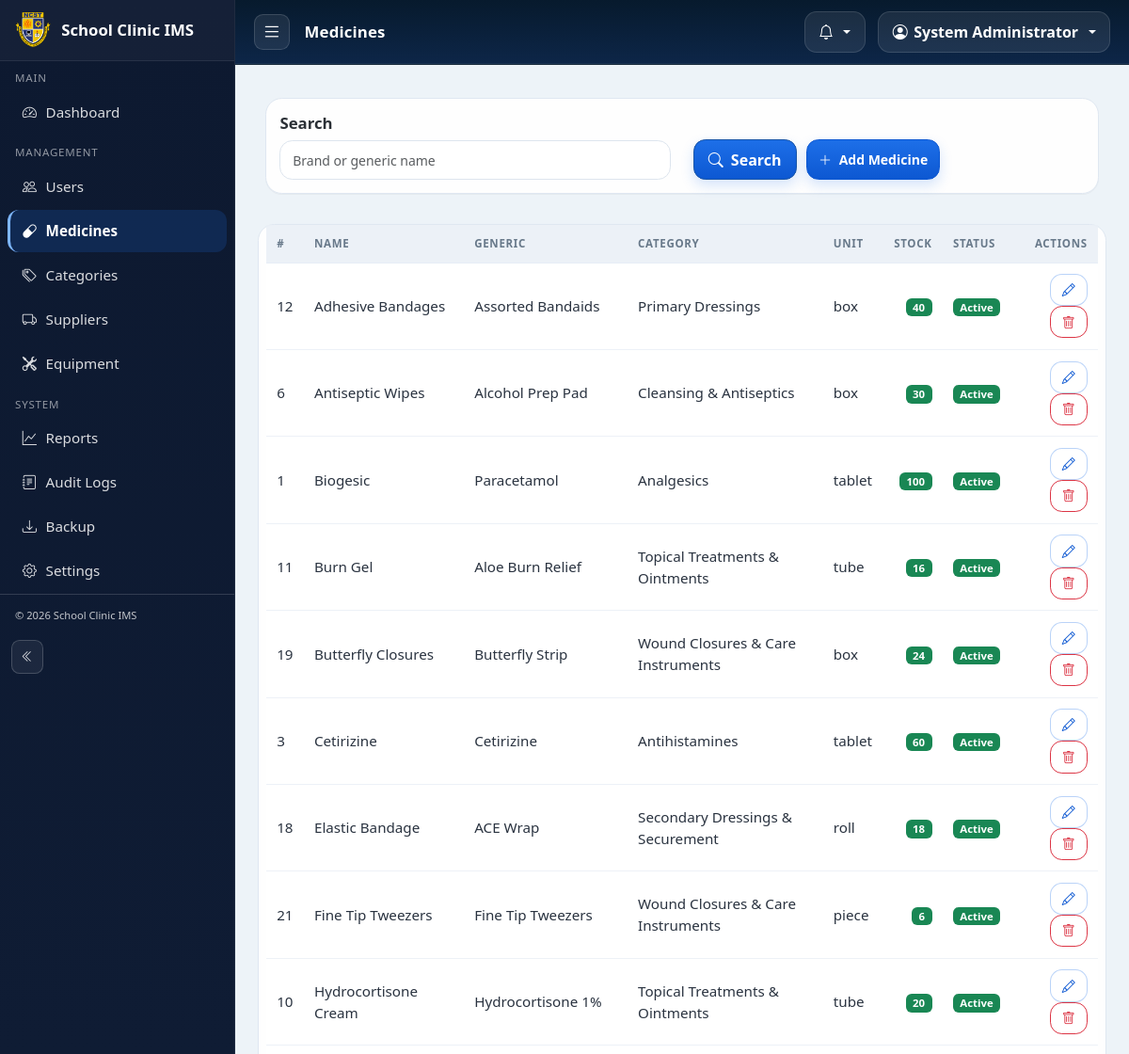
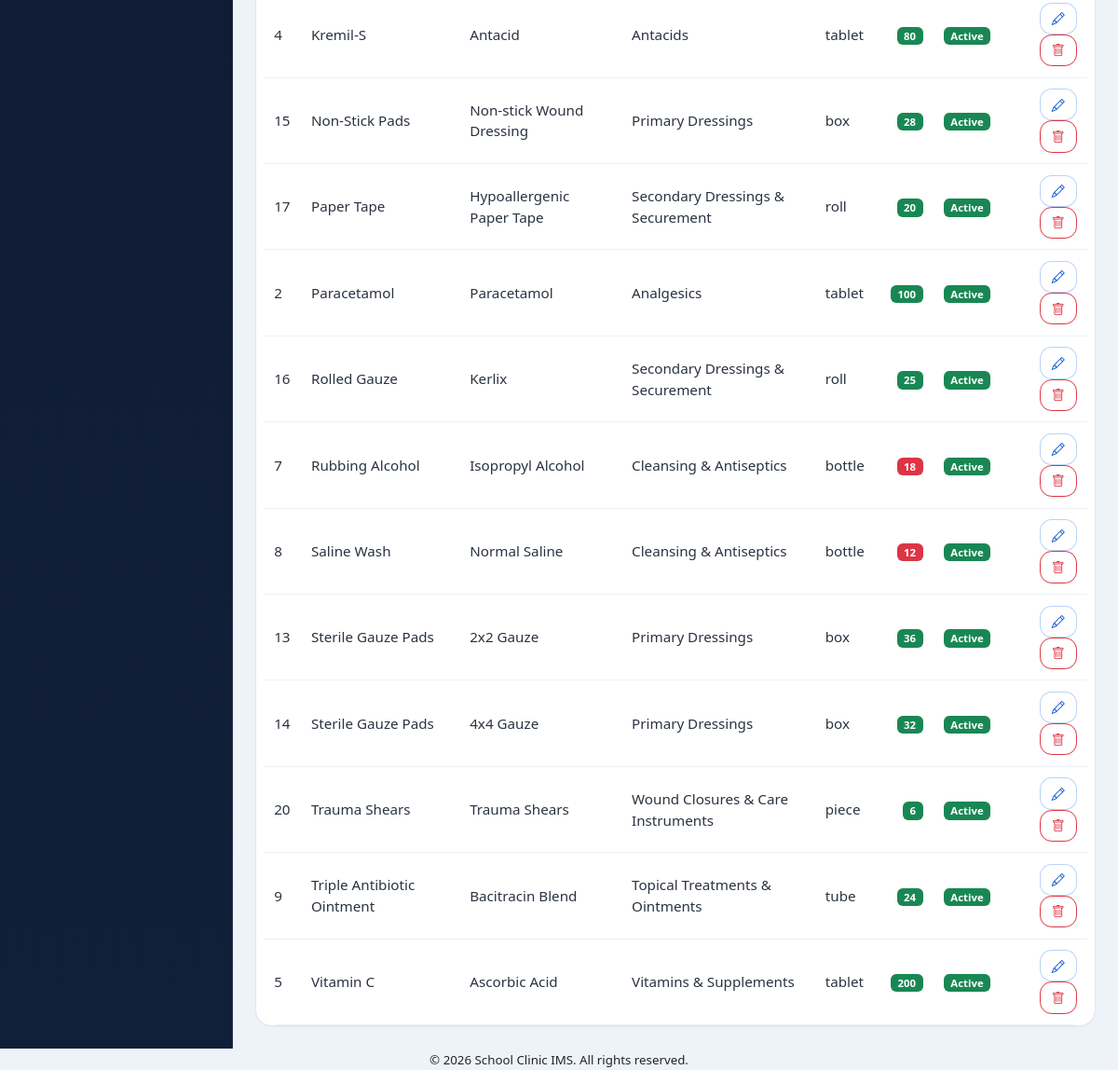
The page /admin/medicines.php (signed in) on the database its author committed (2 pictures, top to bottom).
### tables this page shows
CREATE TABLE medicines (
    id                  INT AUTO_INCREMENT PRIMARY KEY,
    name                VARCHAR(150) NOT NULL,
    generic_name        VARCHAR(150) DEFAULT NULL,
    category_id         INT DEFAULT NULL,
    unit                VARCHAR(40)  NOT NULL DEFAULT 'tablet',
    description         VARCHAR(255) DEFAULT NULL,
    low_stock_threshold INT NOT NULL DEFAULT 10,
    is_active           TINYINT(1) NOT NULL DEFAULT 1,
    created_at          DATETIME NOT NULL DEFAULT CURRENT_TIMESTAMP,
    updated_at          DATETIME NOT NULL DEFAULT CURRENT_TIMESTAMP ON UPDATE CURRENT_TIMESTAMP,
    CONSTRAINT fk_med_category FOREIGN KEY (category_id) REFERENCES medicine_categories(id) ON DELETE SET NULL
  );

CREATE TABLE medicine_categories (
    id          INT AUTO_INCREMENT PRIMARY KEY,
    parent_id   INT DEFAULT NULL,
    name        VARCHAR(100) NOT NULL,
    type        ENUM('medicine','first_aid') NOT NULL DEFAULT 'medicine',
    description VARCHAR(255) DEFAULT NULL,
    created_at  DATETIME NOT NULL DEFAULT CURRENT_TIMESTAMP,
    UNIQUE KEY uq_medcat_parent_name (parent_id, name),
    CONSTRAINT fk_medcat_parent FOREIGN KEY (parent_id) REFERENCES medicine_categories(id) ON DELETE CASCADE
  );

### includes/functions.php (called while the page is built, shortened)
<?php
if (!function_exists('e')) {
    function e($string = '') {
        return htmlspecialchars($string, ENT_QUOTES, 'UTF-8');
    }
}
if (!function_exists('url')) {
    function url($path = '') {
        $base = defined('BASE_URL') ? BASE_URL : (($_SERVER['HTTP_BASE'] ?? '') . dirname($_SERVER['SCRIPT_NAME'] ?? ''));
        $base = rtrim($base, '/');
        $path = ltrim($path, '/');
        return $base . '/' . ltrim($path, '/');
    }
}

### admin/medicines.php (the view, shortened to what this page needs)
<?php
require_once __DIR__ . '/../config/db.php';
$search = trim($_GET['q'] ?? '');
$sql = 'SELECT m.*, c.name AS category_name,
            COALESCE((SELECT SUM(b.quantity) FROM medicine_batches b
                      WHERE b.medicine_id = m.id
                        AND b.quantity > 0
                        AND (b.expiry_date IS NULL OR b.expiry_date >= CURDATE())),0) AS stock
     FROM medicines m
     LEFT JOIN medicine_categories c ON c.id = m.category_id';
$params = [];
$sql .= ' ORDER BY m.name';
$stmt = $pdo->prepare($sql);
$stmt->execute($params);
$medicines = $stmt->fetchAll();
require __DIR__ . '/../includes/layout_dashboard_start.php';
?>
            <div class="row g-3">
                <div class="col">
                    <div class="card mb-3">
                        <div class="card-body">
                            <form method="get" class="row g-2 align-items-end audit-toolbar">
                                <div class="col">
                                    <label class="form-label">Search</label>
                                    <input type="search" name="q" class="form-control form-control-sm" value="<?= e($search) ?>" placeholder="Brand or generic name" aria-label="Search medicine catalog">
                                </div>
                                <div class="col d-flex flex-wrap gap-2 justify-content-start">
                                    <button class="btn btn-primary text-nowrap"><i class="bi bi-search me-1"></i> Search</button>
                                    <button type="button" class="btn btn-sm btn-accent text-nowrap" data-bs-toggle="modal" data-bs-target="#medicineModal"><i class="bi bi-plus-lg me-1"></i> Add Medicine</button>
                                </div>
                            </form>
                        </div>
                    </div>
                </div>
                <div class="card">
                    <div class="table-responsive">
                        <table id="medicinesTable" class="table table-hover mb-0 align-middle">
                            <thead><tr><th>#</th><th>Name</th><th>Generic</th><th>Category</th><th>Unit</th><th class="text-end">Stock</th><th>Status</th><th class="text-end">Actions</th></tr></thead>
                            <tbody>
                            <?php if (!$medicines): ?>
                                <tr><td colspan="8" class="text-center text-muted py-4">No medicines found.</td></tr>
                            <?php else: foreach ($medicines as $m): ?>
                                <tr>
                                    <td><?= (int)$m['id'] ?></td>
                                    <td><?= e($m['name']) ?></td>
                                    <td><?= e($m['generic_name']) ?></td>
                                    <td><?= e($m['category_name'] ?: '—') ?></td>
                                    <td><?= e($m['unit']) ?></td>
                                    <td class="text-end">
                                        <?php $st = (int)$m['stock']; ?>
                                        <span class="badge <?= $st <= (int)$m['low_stock_threshold'] ? 'bg-danger' : 'bg-success' ?>"><?= $st ?></span>
                                    </td>
                                    <td><?= (int)$m['is_active'] === 1 ? '<span class="badge bg-success">Active</span>' : '<span class="badge bg-secondary">Inactive</span>' ?></td>
                                    <td class="text-end">
                                        <a href="<?= e(url('admin/medicines.php?action=edit&id=' . $m['id'])) ?>" class="btn btn-sm btn-outline-primary"><i class="bi bi-pencil"></i></a>
                                        <a href="<?= e(url('admin/medicines.php?action=delete&id=' . $m['id'])) ?>" class="btn btn-sm btn-outline-danger" data-confirm="Delete this medicine and all its batches?" data-swal-delete="medicine"><i class="bi bi-trash"></i></a>
                                    </td>
                                </tr>
                            <?php endforeach; endif; ?>
                            </tbody>
                        </table>
                    </div>
                </div>
            </div>
        </div>
    </main>
</div>
<?php require __DIR__ . '/../includes/layout_dashboard_end.php'; ?>

### assets/css/style.css (style rules this page uses)
:root { --clinic-blue: #1a56a8; --clinic-blue-dark: #0f3d7a; --clinic-blue-light: #e8f0fb; --clinic-white: #ffffff; --clinic-light: #f4f7fb; --clinic-accent: #f5a623; --clinic-accent-2: #ff8c00; --clinic-text: #212529; --clinic-muted: #6c757d; --clinic-border: #e2e8f0; --dashboard-shell: #edf3f8; --dashboard-topbar: #071a2d; --dashboard-topbar-2: #0d2648; --dashboard-card: #f7f9fb; --dashboard-pill: #eaf1fb; --dashboard-btn: #1d6fe8; --dashboard-btn-2: #0d58d2; --space-1: .35rem; --space-2: .6rem; --space-3: .85rem; --space-4: 1rem; --space-5: 1.25rem; --space-6: 1.5rem; --space-7: 1.75rem; --inv-radius: 10px; --inv-radius-lg: 14px; --inv-border: #d4dce5; --inv-bg: rgba(255, 255, 255, 0.85); }
* { box-sizing: border-box; }
body { margin: 0; background-color: var(--dashboard-shell); color: var(--clinic-text); font-family: "Segoe UI", Roboto, "Helvetica Neue", Arial, sans-serif; font-size: 0.95rem; }
.btn-primary, .bg-primary { background-color: var(--clinic-blue) !important; border-color: var(--clinic-blue) !important; }
.bg-success { background-color: #198754 !important; border-color: #198754 !important; color: #fff !important; }
.btn-outline-primary { color: var(--clinic-blue); border-color: var(--clinic-blue); }
.btn-accent { background-color: var(--clinic-accent); border-color: var(--clinic-accent); color: #3a2a00; font-weight: 600; }
.audit-toolbar .form-control, .audit-toolbar .form-select, .audit-toolbar .btn { min-height: 38px; }
.card { border: 1px solid #dfe7f1; border-radius: 1.15rem; background: rgba(255, 255, 255, 0.92); box-shadow: 0 1px 0 rgba(15, 23, 42, 0.04); }
.card-body { padding: .85rem .9rem; }
.btn, .form-control, .form-select, .input-group-text { border-radius: 0.8rem; }
.btn { padding: .55rem .9rem; }
.btn-sm { padding: .42rem .75rem; }
.btn-primary, .btn-accent { background: linear-gradient(180deg, var(--dashboard-btn) 0%, var(--dashboard-btn-2) 100%); border: 1px solid var(--dashboard-btn-2); box-shadow: 0 6px 14px rgba(29, 111, 232, 0.18); color: #fff; font-weight: 700; }
.btn-outline-primary { border-color: rgba(29, 111, 232, .3); color: var(--dashboard-btn-2); background: rgba(255, 255, 255, .7); }
.table { border-collapse: separate; border-spacing: 0; }
.table thead th { background: rgba(234, 240, 247, 0.9); color: #68798a; border-color: #e7edf6; font-weight: 700; text-transform: uppercase; letter-spacing: .06em; font-size: .72rem; padding: .7rem .7rem; white-space: nowrap; }
.table tbody td { padding: .72rem .7rem; border-color: #edf1f7; color: #2a3340; vertical-align: middle; }
.form-control, .form-select, textarea.form-control { background: rgba(255, 255, 255, .9); border: 1px solid #dde5ee; color: #273241; box-shadow: none; padding: .6rem .8rem; }
.search-box, input[type="search"], [data-live-filter] { border-radius: .85rem !important; min-height: 44px; }
.row.g-2 { --bs-gutter-x: .65rem; --bs-gutter-y: .65rem; }
.table td, .table th { padding: .6rem .7rem; vertical-align: middle; }
.form-control, .form-select, textarea.form-control { min-height: 38px; }
.btn-sm { min-height: 32px; padding-top: .35rem; padding-bottom: .35rem; }
.d-flex.gap-2 { gap: .65rem !important; }
.form-label { font-weight: 600; font-size: .88rem; }
.audit-toolbar { margin-bottom: 0; display: flex; flex-wrap: wrap; align-items: flex-end; gap: .8rem; }
.audit-toolbar .form-label { margin-bottom: .35rem; display: block; font-size: 1.05rem; font-weight: 600; color: #2b3036; }
.audit-toolbar .btn, .audit-toolbar .form-control, .audit-toolbar .form-select { min-height: 42px; width: 100%; }
.audit-toolbar .d-flex.gap-2 { display: grid !important; grid-template-columns: repeat(auto-fit, minmax(110px, max-content)); gap: .65rem; width: 100%; justify-content: flex-start; }
.audit-toolbar .d-flex.gap-2>* { width: auto; min-width: 0; }
.audit-toolbar .d-flex.gap-2 .btn { width: auto; min-width: 100px; }
.table-responsive { border-radius: 0 0 1.1rem 1.1rem; overflow-x: auto; }
.content-area .card { border-radius: 1.1rem; }
.content-area .table-responsive { border-radius: 0 0 1.1rem 1.1rem; overflow-x: auto; }
.audit-toolbar { align-items: flex-end; gap: .8rem; }

### rows shown on the page
medicines: id "12", name "Adhesive Bandages", generic_name "Assorted Bandaids", category.name "Primary Dressings", unit "box", st "40", is_active "Active"
medicines: id "6", name "Antiseptic Wipes", generic_name "Alcohol Prep Pad", category.name "Cleansing & Antiseptics", unit "box", st "30", is_active "Active"
medicines: id "1", name "Biogesic", generic_name "Paracetamol", category.name "Analgesics", unit "tablet", st "100", is_active "Active"
medicines: id "11", name "Burn Gel", generic_name "Aloe Burn Relief", category.name "Topical Treatments & Ointments", unit "tube", st "16", is_active "Active"
medicines: id "19", name "Butterfly Closures", generic_name "Butterfly Strip", category.name "Wound Closures & Care Instruments", unit "box", st "24", is_active "Active"
medicines: id "3", name "Cetirizine", generic_name "Cetirizine", category.name "Antihistamines", unit "tablet", st "60", is_active "Active"
medicines: id "18", name "Elastic Bandage", generic_name "ACE Wrap", category.name "Secondary Dressings & Securement", unit "roll", st "18", is_active "Active"
medicines: id "21", name "Fine Tip Tweezers", generic_name "Fine Tip Tweezers", category.name "Wound Closures & Care Instruments", unit "piece", st "6", is_active "Active"
medicines: id "10", name "Hydrocortisone Cream", generic_name "Hydrocortisone 1%", category.name "Topical Treatments & Ointments", unit "tube", st "20", is_active "Active"
medicines: id "4", name "Kremil-S", generic_name "Antacid", category.name "Antacids", unit "tablet", st "80", is_active "Active"
medicines: id "15", name "Non-Stick Pads", generic_name "Non-stick Wound Dressing", category.name "Primary Dressings", unit "box", st "28", is_active "Active"
medicines: id "17", name "Paper Tape", generic_name "Hypoallergenic Paper Tape", category.name "Secondary Dressings & Securement", unit "roll", st "20", is_active "Active"
medicines: id "2", name "Paracetamol", generic_name "Paracetamol", category.name "Analgesics", unit "tablet", st "100", is_active "Active"
medicines: id "16", name "Rolled Gauze", generic_name "Kerlix", category.name "Secondary Dressings & Securement", unit "roll", st "25", is_active "Active"
medicines: id "7", name "Rubbing Alcohol", generic_name "Isopropyl Alcohol", category.name "Cleansing & Antiseptics", unit "bottle", st "18", is_active "Active"
medicines: id "8", name "Saline Wash", generic_name "Normal Saline", category.name "Cleansing & Antiseptics", unit "bottle", st "12", is_active "Active"
medicines: id "13", name "Sterile Gauze Pads", generic_name "2x2 Gauze", category.name "Primary Dressings", unit "box", st "36", is_active "Active"
medicines: id "14", name "Sterile Gauze Pads", generic_name "4x4 Gauze", category.name "Primary Dressings", unit "box", st "32", is_active "Active"
medicines: id "20", name "Trauma Shears", generic_name "Trauma Shears", category.name "Wound Closures & Care Instruments", unit "piece", st "6", is_active "Active"
medicines: id "9", name "Triple Antibiotic Ointment", generic_name "Bacitracin Blend", category.name "Topical Treatments & Ointments", unit "tube", st "24", is_active "Active"
medicines: id "5", name "Vitamin C", generic_name "Ascorbic Acid", category.name "Vitamins & Supplements", unit "tablet", st "200", is_active "Active"

### other values the page prints
APP_NAME "School Clinic IMS"
$page_title "Medicines"
$fullName "System Administrator"
